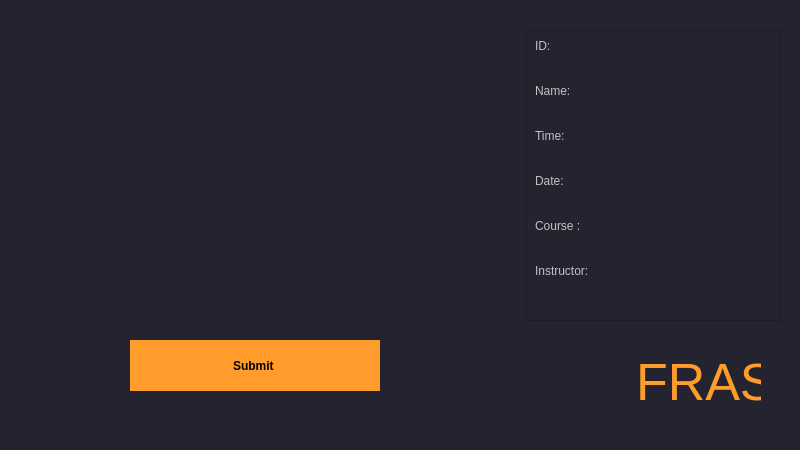
<?xml version="1.0" encoding="UTF-8"?>
<ui version="4.0">
 <class>MainWindow</class>
 <widget class="QMainWindow" name="MainWindow">
  <property name="geometry">
   <rect>
    <x>0</x>
    <y>0</y>
    <width>800</width>
    <height>450</height>
   </rect>
  </property>
  <property name="sizePolicy">
   <sizepolicy hsizetype="Fixed" vsizetype="Fixed">
    <horstretch>0</horstretch>
    <verstretch>0</verstretch>
   </sizepolicy>
  </property>
  <property name="minimumSize">
   <size>
    <width>800</width>
    <height>450</height>
   </size>
  </property>
  <property name="maximumSize">
   <size>
    <width>800</width>
    <height>450</height>
   </size>
  </property>
  <property name="windowTitle">
   <string>MainWindow</string>
  </property>
  <property name="styleSheet">
   <string notr="true">/*Copyright (c) DevSec Studio. All rights reserved.

MIT License

Permission is hereby granted, free of charge, to any person obtaining a copy
of this software and associated documentation files (the &quot;Software&quot;), to deal
in the Software without restriction, including without limitation the rights
to use, copy, modify, merge, publish, distribute, sublicense, and/or sell
copies of the Software, and to permit persons to whom the Software is
furnished to do so, subject to the following conditions:

The above copyright notice and this permission notice shall be included in all
copies or substantial portions of the Software.

THE SOFTWARE IS PROVIDED *AS IS*, WITHOUT WARRANTY OF ANY KIND, EXPRESS OR
IMPLIED, INCLUDING BUT NOT LIMITED TO THE WARRANTIES OF MERCHANTABILITY,
FITNESS FOR A PARTICULAR PURPOSE AND NONINFRINGEMENT. IN NO EVENT SHALL THE
AUTHORS OR COPYRIGHT HOLDERS BE LIABLE FOR ANY CLAIM, DAMAGES OR OTHER
LIABILITY, WHETHER IN AN ACTION OF CONTRACT, TORT OR OTHERWISE, ARISING FROM,
OUT OF OR IN CONNECTION WITH THE SOFTWARE OR THE USE OR OTHER DEALINGS IN THE SOFTWARE.
*/

/*-----QWidget-----*/
QWidget
{
	background-color: #232430;
	color: #000000;
	border-color: #000000;

}


/*-----QLabel-----*/
QLabel
{
	background-color: #232430;
	color: #c1c1c1;
	border-color: #000000;

}


/*-----QPushButton-----*/
QPushButton
{
	background-color: #ff9c2b;
	color: #000000;
	font-weight: bold;
	border-style: solid;
	border-color: #000000;
	padding: 6px;

}


QPushButton::hover
{
	background-color: #ffaf5d;

}


QPushButton::pressed
{
	background-color: #dd872f;

}


/*-----QToolButton-----*/
QToolButton
{
	background-color: #ff9c2b;
	color: #000000;
	font-weight: bold;
	border-style: solid;
	border-color: #000000;
	padding: 6px;

}


QToolButton::hover
{
	background-color: #ffaf5d;

}


QToolButton::pressed
{
	background-color: #dd872f;

}


/*-----QLineEdit-----*/
QLineEdit
{
	background-color: #38394e;
	color: #c1c1c1;
	border-style: solid;
	border-width: 1px;
	border-color: #4a4c68;

}


/*-----QTableView-----*/
QTableView, 
QHeaderView, 
QTableView::item 
{
	background-color: #232430;
	color: #c1c1c1;
	border: none;

}


QTableView::item:selected 
{ 
    background-color: #41424e;
    color: #c1c1c1;

}


QHeaderView::section:horizontal 
{
    background-color: #232430;
	border: 1px solid #37384d;
	padding: 5px;

}


QTableView::indicator{
	background-color: #1d1d28;
	border: 1px solid #37384d;

}


QTableView::indicator:checked{
	image:url(&quot;./ressources/check.png&quot;); /*To replace*/
	background-color: #1d1d28;

}

/*-----QTabWidget-----*/
QTabWidget::pane 
{ 
    border: none;

}


QTabWidget::tab-bar 
{
    left: 5px; 

}


QTabBar::tab 
{
    color: #c1c1c1;
    min-width: 1px;
	padding-left: 25px;
	margin-left:-22px;
    height: 28px;
	border: none;

}


QTabBar::tab:selected 
{
    color: #c1c1c1;
	font-weight: bold;
    height: 28px;

}


QTabBar::tab:!first 
{
    margin-left: -20px;

}


QTabBar::tab:hover 
{
    color: #DDD;

}


/*-----QScrollBar-----*/
QScrollBar:horizontal 
{
    background-color: transparent;
    height: 8px;
    margin: 0px;
    padding: 0px;

}


QScrollBar::handle:horizontal 
{
    border: none;
	min-width: 100px;
    background-color: #56576c;

}


QScrollBar::add-line:horizontal, 
QScrollBar::sub-line:horizontal,
QScrollBar::add-page:horizontal, 
QScrollBar::sub-page:horizontal 
{
    width: 0px;
    background-color: transparent;

}


QScrollBar:vertical 
{
    background-color: transparent;
    width: 8px;
    margin: 0;

}


QScrollBar::handle:vertical 
{
    border: none;
	min-height: 100px;
    background-color: #56576c;

}


QScrollBar::add-line:vertical, 
QScrollBar::sub-line:vertical,
QScrollBar::add-page:vertical, 
QScrollBar::sub-page:vertical 
{
    height: 0px;
    background-color: transparent;

}
</string>
  </property>
  <widget class="QWidget" name="centralwidget">
   <widget class="QWidget" name="horizontalLayoutWidget">
    <property name="geometry">
     <rect>
      <x>20</x>
      <y>30</y>
      <width>761</width>
      <height>291</height>
     </rect>
    </property>
    <layout class="QHBoxLayout" name="horizontalLayout">
     <item>
      <widget class="QLabel" name="Feed">
       <property name="sizePolicy">
        <sizepolicy hsizetype="Fixed" vsizetype="Fixed">
         <horstretch>0</horstretch>
         <verstretch>0</verstretch>
        </sizepolicy>
       </property>
       <property name="minimumSize">
        <size>
         <width>500</width>
         <height>282</height>
        </size>
       </property>
       <property name="text">
        <string/>
       </property>
      </widget>
     </item>
     <item>
      <widget class="QFrame" name="frame_2">
       <property name="frameShape">
        <enum>QFrame::StyledPanel</enum>
       </property>
       <property name="frameShadow">
        <enum>QFrame::Raised</enum>
       </property>
       <widget class="QWidget" name="verticalLayoutWidget">
        <property name="geometry">
         <rect>
          <x>9</x>
          <y>9</y>
          <width>231</width>
          <height>271</height>
         </rect>
        </property>
        <layout class="QVBoxLayout" name="verticalLayout">
         <item>
          <layout class="QFormLayout" name="formLayout_2">
           <item row="0" column="0">
            <widget class="QLabel" name="ID_label">
             <property name="text">
              <string>ID:</string>
             </property>
            </widget>
           </item>
           <item row="0" column="1">
            <widget class="QLabel" name="id_dis">
             <property name="text">
              <string/>
             </property>
            </widget>
           </item>
           <item row="1" column="1">
            <spacer name="verticalSpacer_2">
             <property name="orientation">
              <enum>Qt::Vertical</enum>
             </property>
             <property name="sizeHint" stdset="0">
              <size>
               <width>20</width>
               <height>40</height>
              </size>
             </property>
            </spacer>
           </item>
           <item row="2" column="0">
            <widget class="QLabel" name="Name_label">
             <property name="text">
              <string>Name:</string>
             </property>
            </widget>
           </item>
           <item row="2" column="1">
            <widget class="QLabel" name="name_dis">
             <property name="text">
              <string/>
             </property>
            </widget>
           </item>
           <item row="3" column="1">
            <spacer name="verticalSpacer_3">
             <property name="orientation">
              <enum>Qt::Vertical</enum>
             </property>
             <property name="sizeHint" stdset="0">
              <size>
               <width>20</width>
               <height>40</height>
              </size>
             </property>
            </spacer>
           </item>
           <item row="4" column="0">
            <widget class="QLabel" name="time_label">
             <property name="text">
              <string>Time:</string>
             </property>
            </widget>
           </item>
           <item row="4" column="1">
            <widget class="QLabel" name="time_dis">
             <property name="text">
              <string/>
             </property>
            </widget>
           </item>
           <item row="5" column="1">
            <spacer name="verticalSpacer_4">
             <property name="orientation">
              <enum>Qt::Vertical</enum>
             </property>
             <property name="sizeHint" stdset="0">
              <size>
               <width>20</width>
               <height>40</height>
              </size>
             </property>
            </spacer>
           </item>
           <item row="6" column="0">
            <widget class="QLabel" name="Date_label">
             <property name="text">
              <string>Date:</string>
             </property>
            </widget>
           </item>
           <item row="6" column="1">
            <widget class="QLabel" name="date_dis">
             <property name="text">
              <string/>
             </property>
            </widget>
           </item>
           <item row="7" column="1">
            <spacer name="verticalSpacer">
             <property name="orientation">
              <enum>Qt::Vertical</enum>
             </property>
             <property name="sizeHint" stdset="0">
              <size>
               <width>20</width>
               <height>40</height>
              </size>
             </property>
            </spacer>
           </item>
           <item row="8" column="1">
            <widget class="QLabel" name="courseDis">
             <property name="text">
              <string/>
             </property>
            </widget>
           </item>
           <item row="8" column="0">
            <widget class="QLabel" name="label">
             <property name="text">
              <string>Course :</string>
             </property>
            </widget>
           </item>
           <item row="9" column="1">
            <spacer name="verticalSpacer_5">
             <property name="orientation">
              <enum>Qt::Vertical</enum>
             </property>
             <property name="sizeHint" stdset="0">
              <size>
               <width>20</width>
               <height>40</height>
              </size>
             </property>
            </spacer>
           </item>
           <item row="10" column="1">
            <widget class="QLabel" name="instructorDis">
             <property name="text">
              <string/>
             </property>
            </widget>
           </item>
           <item row="10" column="0">
            <widget class="QLabel" name="label_2">
             <property name="text">
              <string>Instructor:</string>
             </property>
            </widget>
           </item>
          </layout>
         </item>
         <item>
          <widget class="QLabel" name="Status">
           <property name="sizePolicy">
            <sizepolicy hsizetype="Preferred" vsizetype="Fixed">
             <horstretch>0</horstretch>
             <verstretch>0</verstretch>
            </sizepolicy>
           </property>
           <property name="font">
            <font>
             <pointsize>17</pointsize>
            </font>
           </property>
           <property name="text">
            <string/>
           </property>
           <property name="alignment">
            <set>Qt::AlignCenter</set>
           </property>
          </widget>
         </item>
        </layout>
       </widget>
      </widget>
     </item>
    </layout>
   </widget>
   <widget class="QPushButton" name="submit_button">
    <property name="geometry">
     <rect>
      <x>130</x>
      <y>340</y>
      <width>250</width>
      <height>51</height>
     </rect>
    </property>
    <property name="text">
     <string>Submit </string>
    </property>
   </widget>
   <widget class="QWidget" name="horizontalLayoutWidget_2">
    <property name="geometry">
     <rect>
      <x>570</x>
      <y>350</y>
      <width>191</width>
      <height>65</height>
     </rect>
    </property>
    <layout class="QHBoxLayout" name="horizontalLayout_2">
     <item>
      <widget class="QLabel" name="Icon">
       <property name="sizePolicy">
        <sizepolicy hsizetype="Fixed" vsizetype="Fixed">
         <horstretch>0</horstretch>
         <verstretch>0</verstretch>
        </sizepolicy>
       </property>
       <property name="minimumSize">
        <size>
         <width>60</width>
         <height>60</height>
        </size>
       </property>
       <property name="maximumSize">
        <size>
         <width>60</width>
         <height>60</height>
        </size>
       </property>
       <property name="text">
        <string/>
       </property>
       <property name="pixmap">
        <pixmap>fro.png</pixmap>
       </property>
       <property name="scaledContents">
        <bool>true</bool>
       </property>
      </widget>
     </item>
     <item>
      <widget class="QLabel" name="title_label">
       <property name="sizePolicy">
        <sizepolicy hsizetype="Fixed" vsizetype="Fixed">
         <horstretch>0</horstretch>
         <verstretch>0</verstretch>
        </sizepolicy>
       </property>
       <property name="font">
        <font>
         <pointsize>39</pointsize>
        </font>
       </property>
       <property name="styleSheet">
        <string notr="true">color: rgb(255, 156, 43);</string>
       </property>
       <property name="text">
        <string>FRAS</string>
       </property>
      </widget>
     </item>
    </layout>
   </widget>
  </widget>
  <widget class="QMenuBar" name="menubar">
   <property name="geometry">
    <rect>
     <x>0</x>
     <y>0</y>
     <width>800</width>
     <height>21</height>
    </rect>
   </property>
  </widget>
  <widget class="QStatusBar" name="statusbar"/>
 </widget>
 <resources/>
 <connections/>
</ui>
